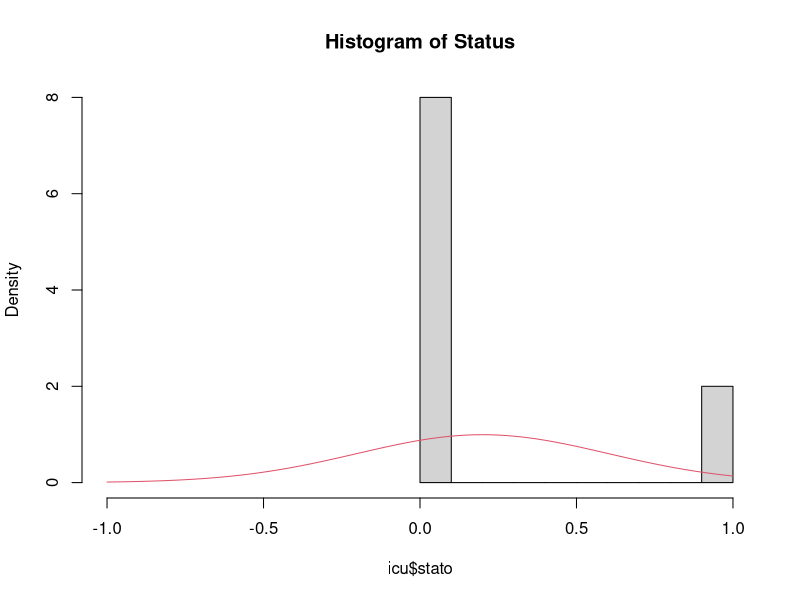
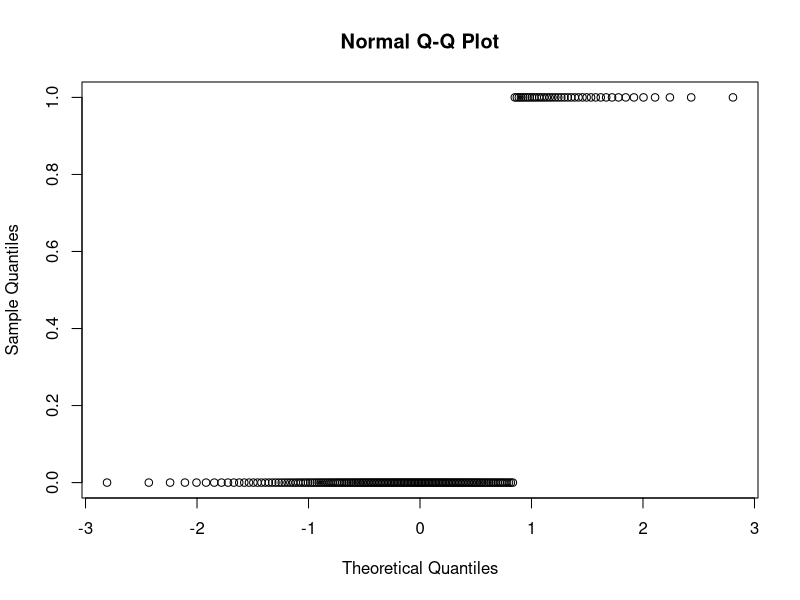
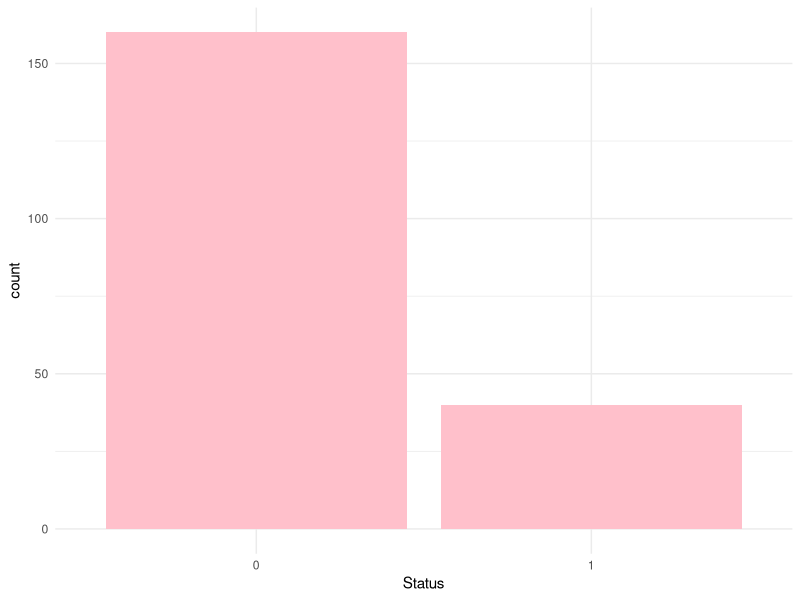
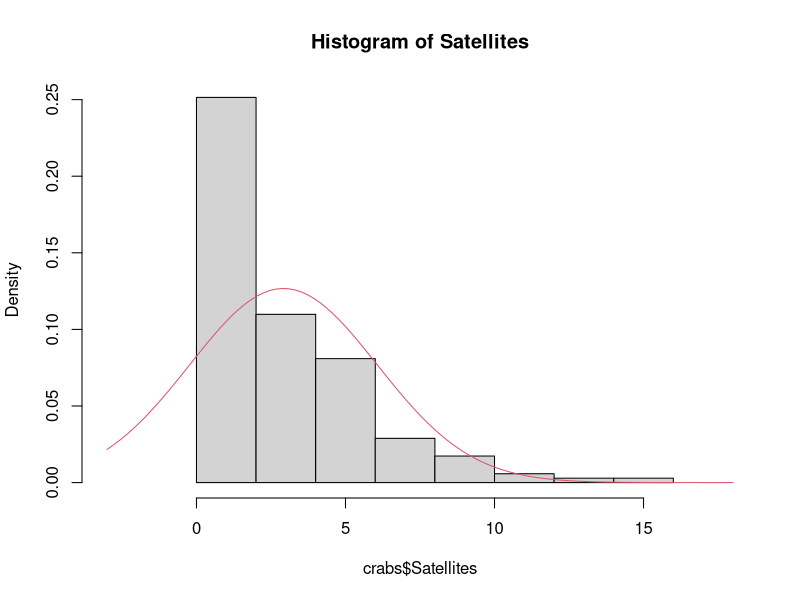
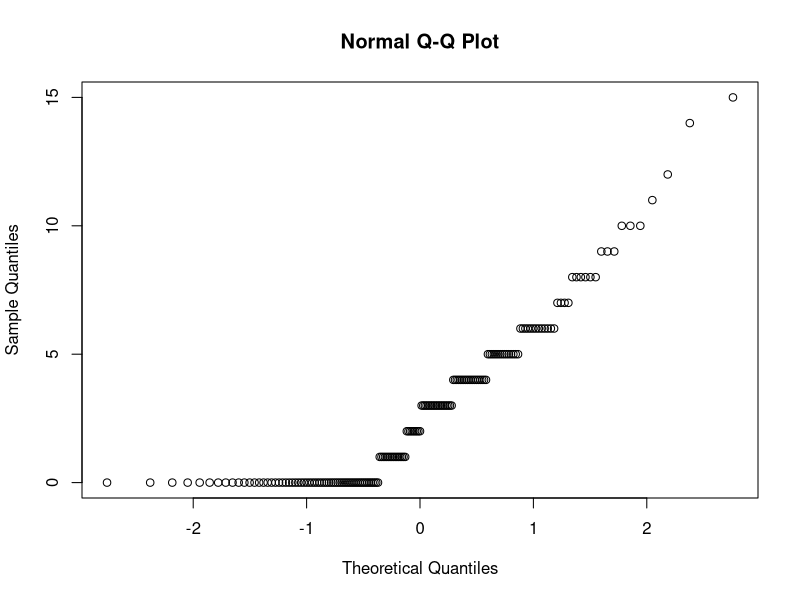
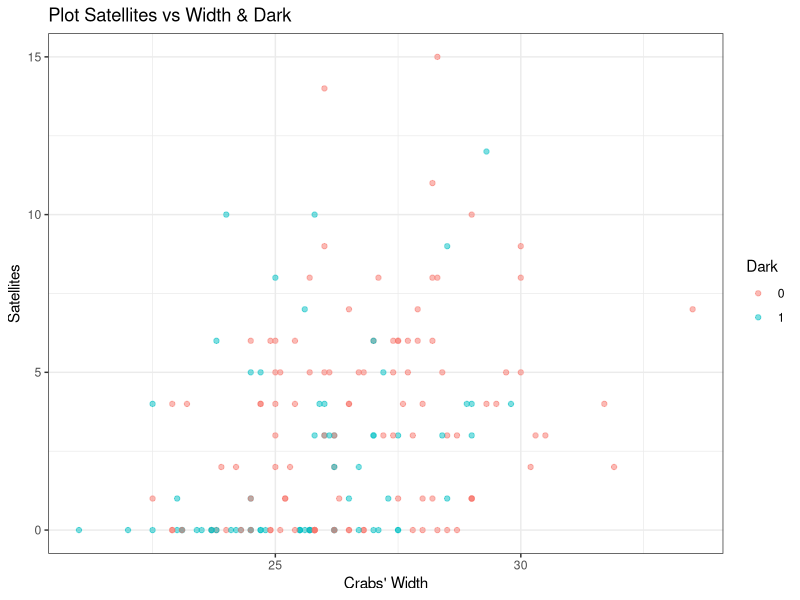
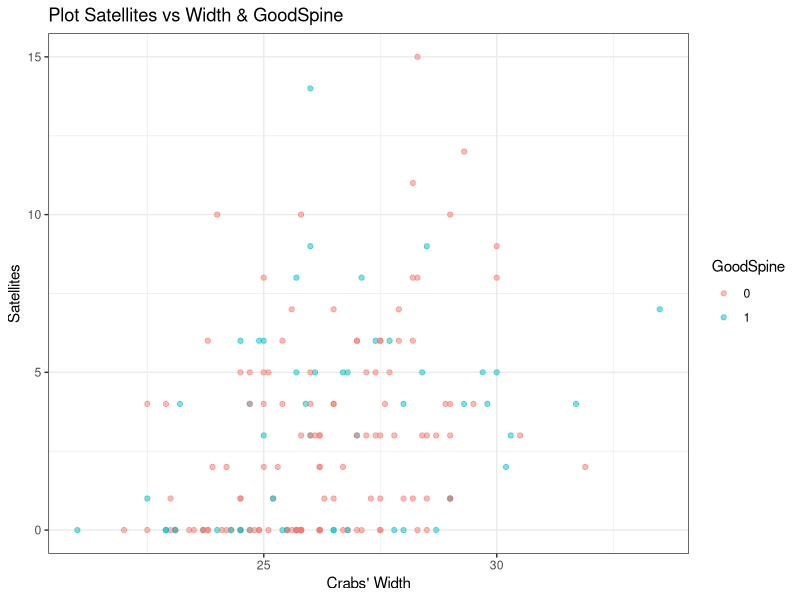
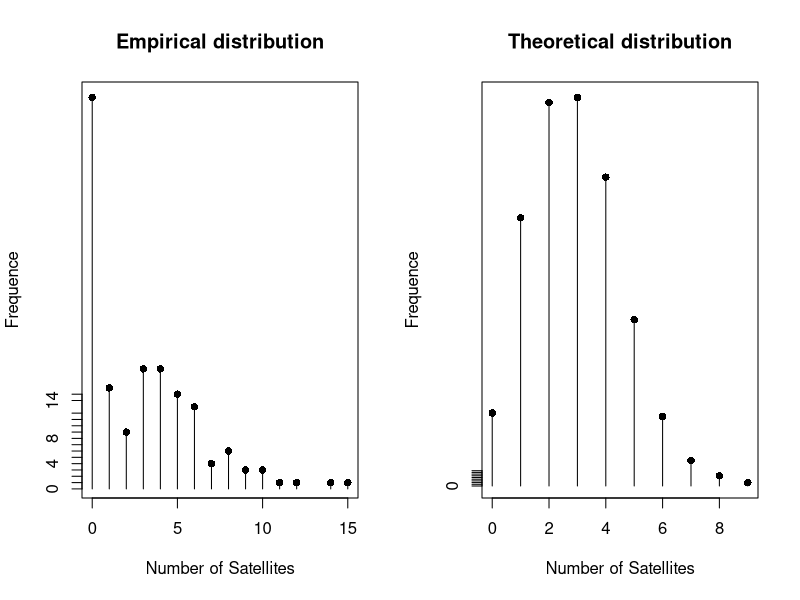

Reproduce these figures in R, in order.
#load libraries
library(car)
library(ggplot2)

#LOGISTIC REGRESSION

#load and show data

icu <- read.csv("ICU.csv")
head(icu)

#checking normal distribution

hist(icu$stato,prob=T, xlim=c(-1,1), main= "Histogram of Status")
curve(dnorm(x,mean(icu$stato), sd(icu$stato)),add=T, col=2)

qqnorm(icu$stato)

#plot dependent variable

icu$stato <- as.factor(icu$stato)
icu$causa <- as.factor(icu$causa)
icu$coscienza <- as.factor(icu$coscienza)

ggplot(data=icu, aes(x=stato)) +
  geom_bar(fill="pink") + labs(x = "Status") +
  theme_minimal()

#transform to grouped dat

icu$cleta <- ifelse(icu$eta < 70, 0, 1)

table(icu$stato[which(icu$cleta==0 & icu$causa == 0 & icu$coscienza == 0)])
table(icu$stato[which(icu$cleta==0 & icu$causa == 0 & icu$coscienza == 1)])
table(icu$stato[which(icu$cleta==0 & icu$causa == 1 & icu$coscienza == 0)])
table(icu$stato[which(icu$cleta==0 & icu$causa == 1 & icu$coscienza == 1)])
table(icu$stato[which(icu$cleta==1 & icu$causa == 0 & icu$coscienza == 0)])
table(icu$stato[which(icu$cleta==1 & icu$causa == 0 & icu$coscienza == 1)])
table(icu$stato[which(icu$cleta==1 & icu$causa == 1 & icu$coscienza == 0)])
table(icu$stato[which(icu$cleta==1 & icu$causa == 1 & icu$coscienza == 1)])


ICU.binomial <- data.frame(cleta=c(0,0,0,0,1,1,1,1),
                           causa=c(0,0,1,1,0,0,1,1),
                           coscienza=c(0,1,0,1,0,1,0,1),
                           morti=c(0,0,9,13,0,5,7,6),
                           ni=c(25,6,73,32,15,10,28,11))

#logistic model

mod_glm <- glm(I(morti/ni) ~ cleta + causa + coscienza, family="binomial", weights = ni, data=ICU.binomial)
summary(mod_glm)

#odds ratio

# age

exp(coefficients(mod_glm)[2])

# causa

exp(coefficients(mod_glm)[3])

#null model

mod_0 <- glm(I(morti/ni) ~ 1, family="binomial", weights = ni, data=ICU.binomial)
summary(mod_0)

#test about overall significance

(W <- 2*(as.numeric(logLik(mod_glm)) - as.numeric(logLik(mod_0)))) #wobs

#pvalue

1-pchisq(W,3) #we reject h0

#evaluating predictions

(predicted <- ifelse(as.numeric(mod_glm$fitted.values) >= 0.5, ICU.binomial$ni, 0))
ICU.binomial$morti

#Confusion matrix
(true_positive<- sum(ICU.binomial$morti[predicted != 0]))
(false_positive <- sum(ICU.binomial$ni[predicted != 0]) - sum(ICU.binomial$morti[predicted!= 0]))

(true_negative <- 160 - false_positive)
(false_negative <- 40 - true_positive)

#accuracy

(6 + 155)/(6+155+5+34)

#sensitivity

6/(6+34)

#specificity

155/(155+5)

#####POISSON REGRESSION

#load and show data

crabs <- read.csv("Granchi.csv")
head(crabs)

#check normal distribution

hist(crabs$Satellites,prob=T,xlim=c(-3,18), main= "Histogram of Satellites")
curve(dnorm(x,mean(crabs$Satellites),sd(crabs$Satellites)),col=2, add=T)

qqnorm(crabs$Satellites)

#data exploration

theme_set(theme_bw()) 
ggplot(data = crabs, aes(x=Width, y=Satellites)) + geom_point( alpha = 0.5, aes(color= factor(Dark))) + labs(x="Crabs' Width", y="Satellites", color="Dark", title = "Plot Satellites vs Width & Dark")

theme_set(theme_bw()) 
ggplot(data = crabs, aes(x=Width, y=Satellites)) + geom_point( alpha = 0.5, aes(color= factor(GoodSpine))) + labs(x="Crabs' Width", y="Satellites", color="GoodSpine", title = "Plot Satellites vs Width & GoodSpine")

#check poisson distribution

# Graficamente:
tab <- xtabs(~crabs$Satellites)
par(mfrow=c(1,2))
ascisse<-as.numeric(names(tab))

# Empirical distribution
plot(ascisse,tab,type="h",xlab="Number of Satellites",ylab="Frequence", main = "Empirical distribution")
points(ascisse,tab,pch=16)

# Theoretical distribution
media<-mean(crabs$Satellites)
camp <-rpois(1000,media)
tab.camp<-xtabs(~camp)
ascisse.camp<-as.numeric(names(tab.camp))
plot(ascisse.camp,tab.camp,type="h",xlab="Number of Satellites",ylab="Frequence",main = "Theoretical distribution")
points(ascisse.camp,tab.camp,pch=16)
par(mfrow=c(1,1))

#qqplot
qqPlot(crabs$Satellites,distribution="pois",lambda=mean(crabs$Satellites))

#poisson model

mod_glm <- glm(Satellites ~ Width + Dark + GoodSpine, family=poisson, data=crabs)
summary(mod_glm)

#interpretation of width coefficient

exp(coefficients(mod_glm)[2])

#null model

mod_0 <- glm(Satellites ~ 1, family=poisson, data=crabs)
summary(mod_0)

#test about overall significance

(W <- 2*(as.numeric(logLik(mod_glm)) - as.numeric(logLik(mod_0)))) #wobs

#pvalue

1-pchisq(W,3) #we reject h0

#or
anova(mod_0,mod_glm,test="Chisq")





